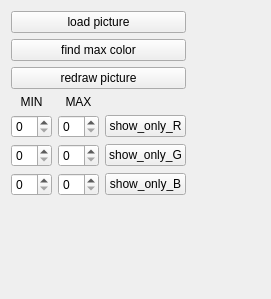
<?xml version="1.0" encoding="UTF-8"?>
<ui version="4.0">
 <class>MainBox</class>
 <widget class="QWidget" name="MainBox">
  <property name="geometry">
   <rect>
    <x>0</x>
    <y>0</y>
    <width>271</width>
    <height>299</height>
   </rect>
  </property>
  <layout class="QHBoxLayout" name="horizontalLayout">
   <item>
    <layout class="QVBoxLayout" name="verticalLayout">
     <item>
      <widget class="QPushButton" name="btn_load_picture">
       <property name="text">
        <string>load picture</string>
       </property>
      </widget>
     </item>
     <item>
      <widget class="QPushButton" name="btn_find_max_color">
       <property name="text">
        <string>find max color</string>
       </property>
      </widget>
     </item>
     <item>
      <widget class="QPushButton" name="btn_redraw_picture">
       <property name="text">
        <string>redraw picture</string>
       </property>
      </widget>
     </item>
     <item>
      <layout class="QGridLayout" name="gridLayout_2">
       <item row="0" column="1">
        <widget class="QLabel" name="label_2">
         <property name="text">
          <string>MAX</string>
         </property>
         <property name="alignment">
          <set>Qt::AlignCenter</set>
         </property>
        </widget>
       </item>
       <item row="1" column="0">
        <widget class="QSpinBox" name="sb_R_min"/>
       </item>
       <item row="0" column="0">
        <widget class="QLabel" name="label">
         <property name="text">
          <string>MIN</string>
         </property>
         <property name="alignment">
          <set>Qt::AlignCenter</set>
         </property>
        </widget>
       </item>
       <item row="1" column="1">
        <widget class="QSpinBox" name="sb_R_max"/>
       </item>
       <item row="2" column="1">
        <widget class="QSpinBox" name="sb_G_max"/>
       </item>
       <item row="2" column="0">
        <widget class="QSpinBox" name="sb_G_min"/>
       </item>
       <item row="3" column="0">
        <widget class="QSpinBox" name="sb_B_min"/>
       </item>
       <item row="3" column="1">
        <widget class="QSpinBox" name="sb_B_max"/>
       </item>
       <item row="3" column="2">
        <widget class="QPushButton" name="btn_show_only_B">
         <property name="text">
          <string>show_only_B</string>
         </property>
        </widget>
       </item>
       <item row="2" column="2">
        <widget class="QPushButton" name="btn_show_only_G">
         <property name="text">
          <string>show_only_G</string>
         </property>
        </widget>
       </item>
       <item row="1" column="2">
        <widget class="QPushButton" name="btn_show_only_R">
         <property name="text">
          <string>show_only_R</string>
         </property>
        </widget>
       </item>
      </layout>
     </item>
     <item>
      <widget class="Show_HSV_color" name="hsv_widget" native="true"/>
     </item>
     <item>
      <spacer name="verticalSpacer">
       <property name="orientation">
        <enum>Qt::Vertical</enum>
       </property>
       <property name="sizeHint" stdset="0">
        <size>
         <width>20</width>
         <height>40</height>
        </size>
       </property>
      </spacer>
     </item>
    </layout>
   </item>
   <item>
    <widget class="QLabel" name="orig_picture"/>
   </item>
   <item>
    <widget class="QLabel" name="new_picture"/>
   </item>
   <item>
    <widget class="GrapherBox" name="grapher_widget" native="true"/>
   </item>
  </layout>
 </widget>
 <customwidgets>
  <customwidget>
   <class>GrapherBox</class>
   <extends>QWidget</extends>
   <header>grapherbox.hpp</header>
   <container>1</container>
  </customwidget>
  <customwidget>
   <class>Show_HSV_color</class>
   <extends>QWidget</extends>
   <header>show_hsv_color.hpp</header>
   <container>1</container>
  </customwidget>
 </customwidgets>
 <tabstops>
  <tabstop>btn_load_picture</tabstop>
  <tabstop>btn_find_max_color</tabstop>
  <tabstop>btn_redraw_picture</tabstop>
  <tabstop>sb_R_min</tabstop>
  <tabstop>sb_R_max</tabstop>
  <tabstop>btn_show_only_R</tabstop>
  <tabstop>sb_G_min</tabstop>
  <tabstop>sb_G_max</tabstop>
  <tabstop>btn_show_only_G</tabstop>
  <tabstop>sb_B_min</tabstop>
  <tabstop>sb_B_max</tabstop>
  <tabstop>btn_show_only_B</tabstop>
 </tabstops>
 <resources/>
 <connections/>
</ui>
